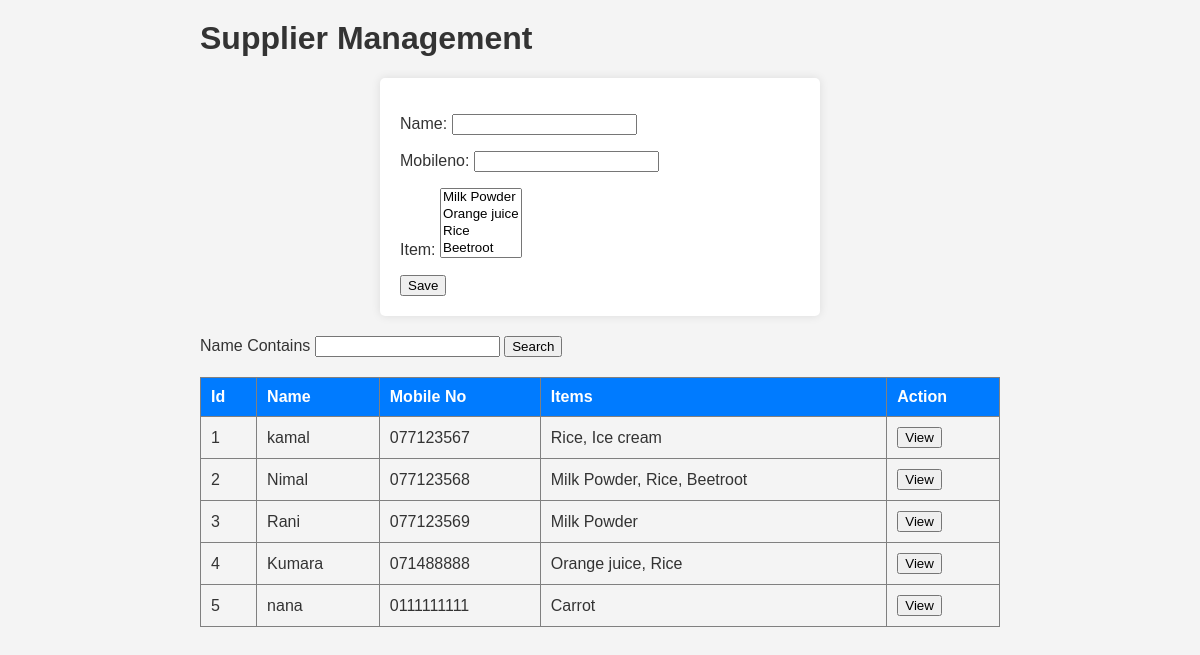
Page /app/supplier/ on the committed database.
### app/models.py (models this page shows, shortened)
class Item (models.Model):
    name = models.CharField(max_length= 20)
    price = models.DecimalField(max_digits = 8, decimal_places = 2)
    image = models.ImageField(upload_to = 'items')
    category = models.ForeignKey(Category, on_delete = models.CASCADE)
    unit = models.ForeignKey(unit, on_delete = models.CASCADE )
    def __str__(self):
        return self.name

class Supplier (models.Model):
    name = models.CharField(max_length = 20)
    mobileno = models.CharField(max_length = 10)
    item = models.ManyToManyField(Item)

### app/views.py (the view)
# urls.py: path('supplier/', views.supplier_view),
def supplier_view(request):
    suppliers = Supplier.objects.all()
    if request.method == 'POST':
        form = SupplierForm(request.POST)
        if form.is_valid():
            form.save()
    else:
        form = SupplierForm()
    context = {'form':form, 'supplrs':suppliers}
    return render(request, 'supplier.html', context)

### app/forms.py
class SupplierForm(forms.ModelForm):
    class Meta:
        model = Supplier
        fields = '__all__'

### app/templates/supplier.html (shortened to what this page needs)
<html>
    <h1>Supplier Management</h1>
    <head>
    </head>
    <body>
    <form method="POST">
        {{form.as_p}}
        <input type="submit" value="Save">
    </form>
    <label>Name Contains</label>
    <input>
    <button>Search</button>
    <table border="1">
        <tr>
            <th>Id</th>
            <th>Name</th>
            <th>Mobile No</th>
            <th>Items</th>
            <th>Action</th>
        </tr>
        {% for Supplier in supplrs %}
        <tr>
            <td>{{Supplier.id}}</td>
            <td>{{Supplier.name}}</td>
            <td>{{Supplier.mobileno}}</td>
            <td>{{Supplier.item.all|join:", "}}</td>
            <td><button>View</button></td>
        </tr>
        {% endfor %}
    </table>
    </body>
</html>

### app/templates/supplier.html (style rules this page uses)
body { font-family: Arial, sans-serif; margin: 20px; max-width: 800px; margin: 0 auto; padding: 20px; background-color: #f4f4f4; color: #333; }
form { background-color: #fff; padding: 20px; border-radius: 5px; box-shadow: 0 0 10px rgba(0, 0, 0, 0.1); max-width: 400px; margin: 20px auto; }
table { width: 100%; border-collapse: collapse; margin: 20px 0; }
table th, table td { padding: 10px; text-align: left; }
table th { background-color: #007bff; color: white; }

### rows in the picture
Supplier: id "1", name "kamal", mobileno "077123567", item.all "Rice, Ice cream"
Supplier: id "2", name "Nimal", mobileno "077123568", item.all "Milk Powder, Rice, Beetroot"
Supplier: id "3", name "Rani", mobileno "077123569", item.all "Milk Powder"
Supplier: id "4", name "Kumara", mobileno "071488888", item.all "Orange juice, Rice"
Supplier: id "5", name "nana", mobileno "0111111111", item.all "Carrot"
